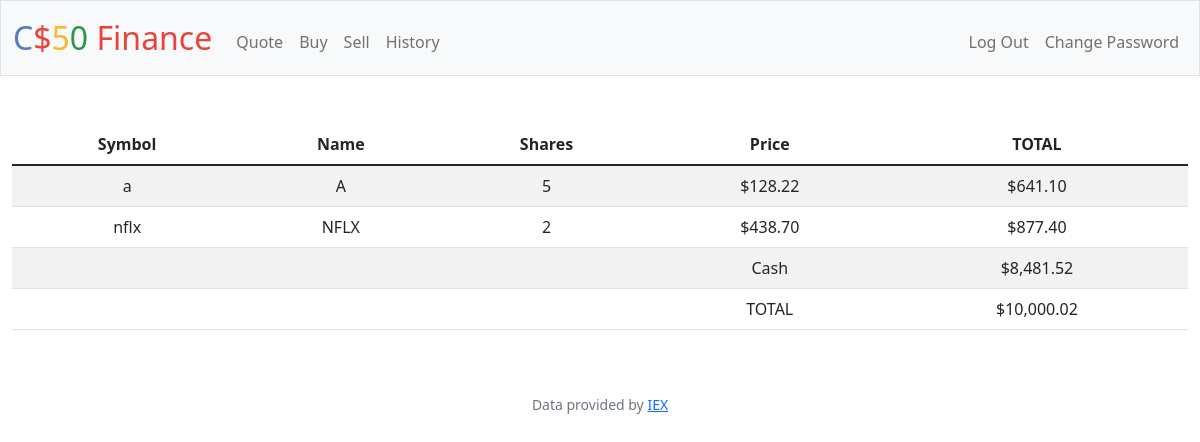
The page / (signed in) on the database its author committed.
### tables this page shows
CREATE TABLE 'stock' (
symbol varchar(50),
user_id number(20) references users(id),
price number(9,3),
bought_at TIMESTAMP,
shares number(10) check (shares >0), 'name'  varchar(20) ,
PRIMARY KEY(symbol,user_id));

### app.py (the view)
@app.route("/")
@login_required
def index():
    stock = db.execute(
        "select symbol,name,shares,price,shares * price as TOTAL  from stock where user_id=?",
        session["user_id"],
    )
    for dic in stock:
        dic["price"] = usd(dic["price"])
        dic["TOTAL"] = usd(dic["TOTAL"])
    cash = db.execute("select cash from users where id=?", session["user_id"])
    spent = db.execute(
        "select  sum(price * shares) as spent from stock where user_id=?",
        session["user_id"],
    )
    if spent[0]["spent"] == None:
        total = float(cash[0]["cash"])
    else:
        total = float(cash[0]["cash"]) + float(spent[0]["spent"])
    return render_template(
        "index.html", stock=stock, cash=usd(cash[0]["cash"]), total=usd(total)
    )

### app.py (called while the page is built)
@app.after_request
def after_request(response):
    response.headers["Cache-Control"] = "no-cache, no-store, must-revalidate"
    response.headers["Expires"] = 0
    response.headers["Pragma"] = "no-cache"
    return response

### helpers.py (called while the page is built)
def login_required(f):
    @wraps(f)
    def decorated_function(*args, **kwargs):
        if session.get("user_id") is None:
            return redirect("/login")
        return f(*args, **kwargs)
    return decorated_function

def usd(value):
    return f"${value:,.2f}"

### templates/index.html (shortened to what this page needs)
{% extends "layout.html" %}
{% block main %}
        <table class="table table-striped">
            <thead>
              <tr>
                <th scope="col">Symbol</th>
                <th scope="col">Name</th>
                <th scope="col">Shares</th>
                <th scope="col">Price</th>
                <th scope="col">TOTAL</th>
              </tr>
            </thead>
            <tbody>
              {% for s in stock %}
              <tr>
              <td> {{s.symbol}}</td>
              <td> {{s.name}}</td>
              <td> {{s.shares}}</td>
              <td> {{s.price}}</td>
              <td> {{s.TOTAL}}</td>
              </tr>
              {% endfor %}
              <tr>
                <td></td>
                <td></td>
                <td></td>
                <td>Cash</td>
                <td>{{cash}}</td>
              </tr>
              <tr>
                <td></td>
                <td></td>
                <td></td>
                <td>TOTAL</td>
                <td>{{total}}</td>
              </tr>
            </tbody>
          </table>
{% endblock %}

### rows shown on the page
stock: symbol "a", name "A", shares "5", price "$128.22", TOTAL "$641.10"
stock: symbol "nflx", name "NFLX", shares "2", price "$438.70", TOTAL "$877.40"

### other values the page prints
{{ cash }} "$8,481.52"
{{ total }} "$10,000.02"
